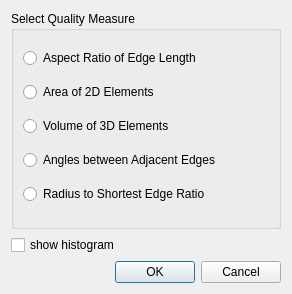
<?xml version="1.0" encoding="UTF-8"?>
<ui version="4.0">
 <class>MeshQualitySelection</class>
 <widget class="QDialog" name="MeshQualitySelection">
  <property name="geometry">
   <rect>
    <x>0</x>
    <y>0</y>
    <width>292</width>
    <height>294</height>
   </rect>
  </property>
  <property name="windowTitle">
   <string>Mesh Quality Selection</string>
  </property>
  <layout class="QVBoxLayout" name="verticalLayout">
   <item>
    <widget class="QGroupBox" name="groupBox">
     <property name="title">
      <string>Select Quality Measure</string>
     </property>
     <layout class="QVBoxLayout" name="verticalLayout_2">
      <item>
       <widget class="QRadioButton" name="choiceEdges">
        <property name="text">
         <string>Aspect Ratio of Edge Length</string>
        </property>
       </widget>
      </item>
      <item>
       <widget class="QRadioButton" name="choiceArea">
        <property name="text">
         <string>Area of 2D Elements</string>
        </property>
       </widget>
      </item>
      <item>
       <widget class="QRadioButton" name="choiceVolume">
        <property name="text">
         <string>Volume of 3D Elements</string>
        </property>
       </widget>
      </item>
      <item>
       <widget class="QRadioButton" name="choiceAngles">
        <property name="text">
         <string>Angles between Adjacent Edges</string>
        </property>
       </widget>
      </item>
      <item>
       <widget class="QRadioButton" name="choiceRadius">
        <property name="text">
         <string>Radius to Shortest Edge Ratio</string>
        </property>
       </widget>
      </item>
     </layout>
    </widget>
   </item>
   <item>
    <widget class="QCheckBox" name="checkBoxRequestHistogram">
     <property name="text">
      <string>show histogram</string>
     </property>
     <property name="checked">
      <bool>false</bool>
     </property>
    </widget>
   </item>
   <item>
    <widget class="QDialogButtonBox" name="buttonBox">
     <property name="orientation">
      <enum>Qt::Horizontal</enum>
     </property>
     <property name="standardButtons">
      <set>QDialogButtonBox::Cancel|QDialogButtonBox::Ok</set>
     </property>
    </widget>
   </item>
  </layout>
 </widget>
 <resources/>
 <connections>
  <connection>
   <sender>buttonBox</sender>
   <signal>accepted()</signal>
   <receiver>MeshQualitySelection</receiver>
   <slot>accept()</slot>
   <hints>
    <hint type="sourcelabel">
     <x>248</x>
     <y>254</y>
    </hint>
    <hint type="destinationlabel">
     <x>157</x>
     <y>274</y>
    </hint>
   </hints>
  </connection>
  <connection>
   <sender>buttonBox</sender>
   <signal>rejected()</signal>
   <receiver>MeshQualitySelection</receiver>
   <slot>reject()</slot>
   <hints>
    <hint type="sourcelabel">
     <x>316</x>
     <y>260</y>
    </hint>
    <hint type="destinationlabel">
     <x>286</x>
     <y>274</y>
    </hint>
   </hints>
  </connection>
 </connections>
</ui>
